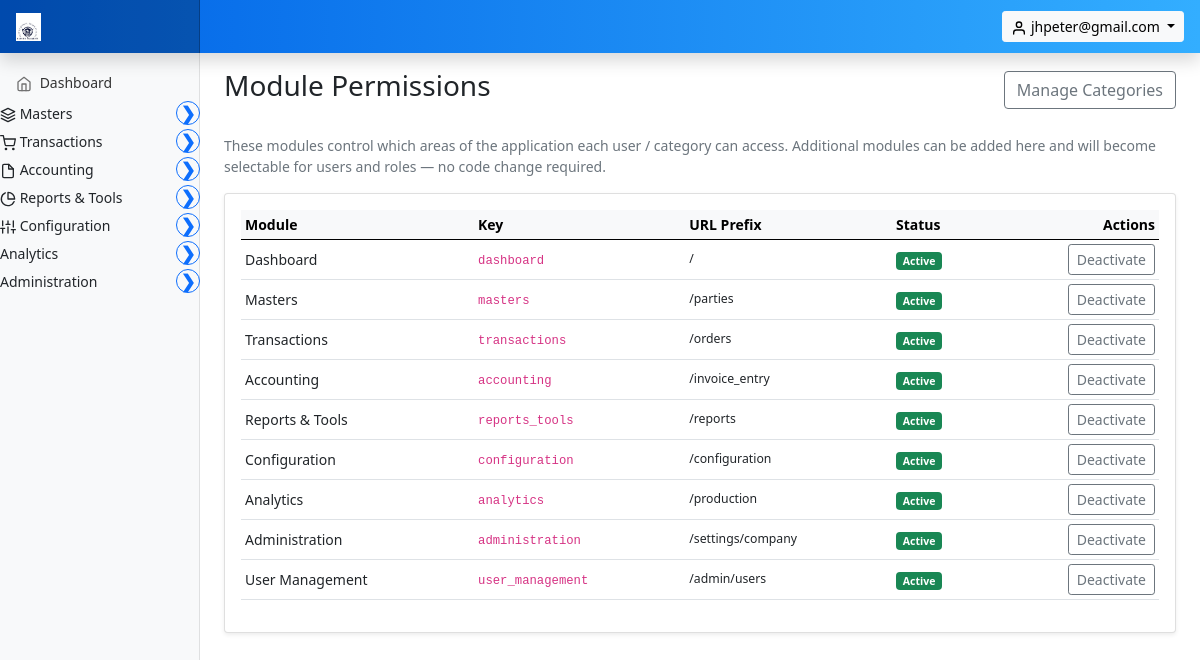
Screenshot of /invoice/admin/modules (signed in) with the database file from the repository.
### marania_invoice_app/models.py (models this page shows, shortened)
class ApplicationModule(models.Model):
    key = models.CharField(
        max_length=100, unique=True,
        help_text="Unique identifier, e.g. 'transaction_orders'.",
    )
    label = models.CharField(max_length=100, help_text="Human-readable name, e.g. 'Orders'.")
    url_prefix = models.CharField(
        max_length=200, blank=True, null=True,
        help_text="URL prefix (e.g. '/orders') that gates access to this module.",
    )
    icon_name = models.CharField(max_length=50, blank=True, null=True, help_text="Feather icon name.")
    sort_order = models.PositiveIntegerField(default=0)
    is_active = models.BooleanField(default=True)
    created_at = models.DateTimeField(auto_now_add=True)
    updated_at = models.DateTimeField(auto_now=True)
    class Meta:
        ordering = ["sort_order", "label"]

### marania_invoice_app/auth_views.py (the view)
    @login_required
    def _wrapped(request, *args, **kwargs):
        if not _admin_required(request.user):
            return HttpResponseForbidden(
                "You do not have permission to access this area."
            )
        return view_func(request, *args, **kwargs)

### marania_invoice_app/auth_views.py (called while the page is built, shortened)
def _admin_required(user):
    if not user.is_authenticated:
        return False
    if user.is_superuser or user.is_staff:
        return True
    profile = getattr(user, "user_profile", None)
    if profile is None:
        return False
    return "user_management" in profile.permitted_module_keys()

def _require_admin(view_func):
    @login_required
    def _wrapped(request, *args, **kwargs):
        if not _admin_required(request.user):
            return HttpResponseForbidden(
                "You do not have permission to access this area."
            )
        return view_func(request, *args, **kwargs)
    return _wrapped

@_require_admin
def admin_modules(request):
    modules = ApplicationModule.objects.all().order_by("sort_order", "label")
    return render(request, "marania_invoice_app/admin_modules.html", {"modules": modules})

### marania_invoice_app/context_processors.py (called while the page is built, shortened)
def _is_user_manager(user):
    if not user.is_authenticated:
        return False
    if user.is_superuser or user.is_staff:
        return True
    profile = getattr(user, "user_profile", None)
    if profile is None:
        return False
    return "user_management" in profile.permitted_module_keys()

def _permitted_module_keys(user):
    if not user.is_authenticated:
        return set()
    if user.is_superuser:
        from .modules import MODULE
        return set(MODULE.values())

def base_context(request):
    from django.conf import settings
    company, _ = CompanySettings.objects.get_or_create(id=1)
    user = request.user
    permitted_keys = _permitted_module_keys(user)
    if user.is_authenticated:
        try:
            request.session["permitted_module_keys"] = sorted(permitted_keys)
        except Exception:
            pass
    is_superuser = user.is_authenticated and user.is_superuser
    is_user_manager = _is_user_manager(user)
    return {
        "config": company,  # exposes company_title, logo, etc.
        "app_settings": company,
        "company": company,
        "is_superuser": is_superuser,
        "is_user_manager": is_user_manager,
        "permitted_module_keys": permitted_keys,
        "DEFAULT_LOGO_URL": "/static/images/marania_eagle_logo.png",
    }

### templates/marania_invoice_app/admin_modules.html (shortened to what this page needs)
{% extends 'partials/base.html' %}
{% load static %}
{% block main %}
<main class="col-md-9 ms-sm-auto col-lg-10 px-md-4">
    <div class="d-flex justify-content-between flex-wrap flex-md-nowrap align-items-center pt-3 pb-2 mb-3">
        <h1 class="h3">Module Permissions</h1>
        <a href="{% url 'admin_category_new' %}" class="btn btn-outline-secondary">Manage Categories</a>
    </div>
    <p class="text-muted">These modules control which areas of the application each user / category can access. Additional modules can be added here and will become selectable for users and roles — no code change required.</p>
    <div class="card shadow-sm">
        <div class="card-body">
            <div class="table-responsive">
                <table class="table table-hover table-sm align-middle">
                    <thead class="table-light">
                        <tr>
                            <th>Module</th>
                            <th>Key</th>
                            <th>URL Prefix</th>
                            <th>Status</th>
                            <th class="text-end">Actions</th>
                        </tr>
                    </thead>
                    <tbody>
                        {% for m in modules %}
                        <tr>
                            <td class="fw-semibold">{{ m.label }}</td>
                            <td><code>{{ m.key }}</code></td>
                            <td class="small">{{ m.url_prefix|default:"—" }}</td>
                            <td>
                                {% if m.is_active %}
                                    <span class="badge bg-success">Active</span>
                                {% else %}
                                    <span class="badge bg-secondary">Inactive</span>
                                {% endif %}
                            </td>
                            <td class="text-end">
                                <form method="post" action="" class="d-inline" onsubmit="return confirm('Toggle module {{ m.label }}?');">
                                    <button class="btn btn-sm btn-outline-secondary">{% if m.is_active %}Deactivate{% else %}Activate{% endif %}</button>
                                </form>
                            </td>
                        </tr>
                        {% empty %}
                        <tr><td colspan="5" class="text-center text-muted py-4">No modules registered. Run the seed data to populate the default modules.</td></tr>
                        {% endfor %}
                    </tbody>
                </table>
            </div>
        </div>
    </div>
</main>
{% endblock %}

### templates/partials/base.html (shortened to what this page needs)
{% load static %}
<!doctype html>
<html lang="en">
  <head>
    <link href="{% static 'assets/css/bootstrap.min.css' %}" rel="stylesheet">
    <link href="{% static 'assets/css/dashboard.css' %}" rel="stylesheet">
  </head>
  <body>
<header class="navbar navbar-dark sticky-top"
style="background: linear-gradient(90deg, #0062E6, #33AEFF); flex-wrap: nowrap; padding: 0; box-shadow: 0 0.5rem 1rem rgba(0,0,0,.15);">
  <a class="navbar-brand col-md-3 col-lg-2 me-0 px-3" href="#">
    <img src="{{ config.display_logo_url }}" alt="logo" height="28" class="me-2 d-inline-block align-text-top"
         onerror="this.style.display='none';">
  </a>
  <div class="ms-auto me-3 d-flex align-items-center">
    {% if user.is_authenticated %}
    <div class="dropdown">
      <button class="btn btn-light btn-sm dropdown-toggle" type="button" data-bs-toggle="dropdown" aria-expanded="false">
        <span data-feather="user"></span> {{ user.username }}
      </button>
    </div>
    {% endif %}
  </div>
</header>
<div class="container-fluid">
  <div class="row">
    <nav id="sidebarMenu" class="col-md-3 col-lg-2 d-md-block bg-light sidebar collapse">
      <div class="position-sticky pt-3">
        <ul class="nav flex-column">
          <li class="nav-item">
            <a class="nav-link" href="{% url 'dashboard' %}">
              <span data-feather="home"></span>
              Dashboard
            </a>
          </li>
          {% if 'masters' in permitted_module_keys or is_superuser %}
          <li class="nav-item">
            <div class="d-flex justify-content-between align-items-center mb-1 parent-menu">
              <span>
                <span data-feather="layers"></span>
                Masters
              </span>
              <button class="collapse-btn btn btn-outline-primary btn-sm rounded-circle"
                      type="button"
                      data-bs-toggle="collapse"
                      data-bs-target="#MastersSubmenu"
                      aria-expanded="false"
                      aria-controls="MastersSubmenu">
                <span class="collapse-icon">&#10095;</span>
              </button>
            </div>
          </li>
          {% endif %}
          {% if 'transactions' in permitted_module_keys or is_superuser %}
          <li class="nav-item">
            <div class="d-flex justify-content-between align-items-center mb-1 parent-menu">
              <span>
                <span data-feather="shopping-cart"></span>
                Transactions
              </span>
              <button class="collapse-btn btn btn-outline-primary btn-sm rounded-circle"
                      type="button"
                      data-bs-toggle="collapse"
                      data-bs-target="#TransactionsSubmenu"
                      aria-expanded="false"
                      aria-controls="TransactionsSubmenu">
                <span class="collapse-icon">&#10095;</span>
              </button>
            </div>
          </li>
          {% endif %}
          {% if 'accounting' in permitted_module_keys or is_superuser %}
          <li class="nav-item">
            <div class="d-flex justify-content-between align-items-center mb-1 parent-menu">
              <span>
                <span data-feather="file"></span>
                Accounting
              </span>
              <button class="collapse-btn btn btn-outline-primary btn-sm rounded-circle"
                      type="button"
                      data-bs-toggle="collapse"
                      data-bs-target="#AccountingSubmenu"
                      aria-expanded="false"
                      aria-controls="AccountingSubmenu">
                <span class="collapse-icon">&#10095;</span>
              </button>
            </div>
          </li>
          {% endif %}
          {% if 'reports_tools' in permitted_module_keys or is_superuser %}
          <li class="nav-item">
            <div class="d-flex justify-content-between align-items-center mb-1 parent-menu">
              <span>
                <span data-feather="pie-chart"></span>
                Reports & Tools
              </span>
              <button class="collapse-btn btn btn-outline-primary btn-sm rounded-circle"
                      type="button"
                      data-bs-toggle="collapse"
                      data-bs-target="#ReportsSubmenu"
                      aria-expanded="false"
                      aria-controls="ReportsSubmenu">
                <span class="collapse-icon">&#10095;</span>
              </button>
            </div>
          </li>
          {% endif %}
          {% if 'configuration' in permitted_module_keys or is_superuser %}
          <li class="nav-item">
            <div class="d-flex justify-content-between align-items-center mb-1 parent-menu">
              <span>
                <span data-feather="sliders"></span>
                Configuration
              </span>
              <button class="collapse-btn btn btn-outline-primary btn-sm rounded-circle"
                      type="button"
                      data-bs-toggle="collapse"
                      data-bs-target="#ConfigurationSubmenu"
                      aria-expanded="false"
                      aria-controls="ConfigurationSubmenu">
                <span class="collapse-icon">&#10095;</span>
              </button>
            </div>
          </li>
          {% endif %}
          {% if 'analytics' in permitted_module_keys or is_superuser %}
          <li class="nav-item">
            <div class="d-flex justify-content-between align-items-center mb-1 parent-menu">
              <span>
                Analytics
              </span>
              <button class="collapse-btn btn btn-outline-primary btn-sm rounded-circle"
                      type="button"
                      data-bs-toggle="collapse"
                      data-bs-target="#AnalyticsSubmenu"
                      aria-expanded="false"
                      aria-controls="AnalyticsSubmenu">
                <span class="collapse-icon">&#10095;</span>
              </button>
            </div>
          </li>
          {% endif %}
          {% if 'administration' in permitted_module_keys or 'user_management' in permitted_module_keys or is_superuser %}
          <li class="nav-item">
            <div class="d-flex justify-content-between align-items-center mb-1 parent-menu">
              <span>
                Administration
              </span>
              <button class="collapse-btn btn btn-outline-primary btn-sm rounded-circle"
                      type="button"
                      data-bs-toggle="collapse"
                      data-bs-target="#AdminSubmenu"
                      aria-expanded="false"
                      aria-controls="AdminSubmenu">
                <span class="collapse-icon">&#10095;</span>
              </button>
            </div>
          </li>
          {% endif %}
        </ul>
      </div>
    </nav>
  {% block main %}
  {% endblock %}
  </div>
</div>
  </body>
</html>

### static/assets/css/dashboard.css (style rules this page uses)
body { font-size: .875rem; }
.feather { width: 16px; height: 16px; vertical-align: text-bottom; }
.sidebar { position: fixed; top: 0; bottom: 0; left: 0; z-index: 100; padding: 48px 0 0; box-shadow: inset -1px 0 0 rgba(0, 0, 0, .1); }
.sidebar .nav-link { font-weight: 500; color: #333; }
.sidebar .nav-link .feather { margin-right: 4px; color: #727272; }
.navbar-brand { padding-top: .75rem; padding-bottom: .75rem; font-size: 1rem; background-color: rgba(0, 0, 0, .25); box-shadow: inset -1px 0 0 rgba(0, 0, 0, .25); }

### templates/partials/base.html (style rules this page uses)
.collapse-icon { transition: transform 0.3s ease; display: inline-block; font-size: 18px; font-weight: bold; line-height: 1; }
.collapse-btn { width: 24px; height: 24px; display: flex; align-items: center; justify-content: center; padding: 0; font-size: 16px; font-weight: bold; transition: all 0.3s ease; }

### rows the page displays
ApplicationModule: label "Dashboard", key "dashboard", url_prefix "/", is_active "Active"
ApplicationModule: label "Masters", key "masters", url_prefix "/parties", is_active "Active"
ApplicationModule: label "Transactions", key "transactions", url_prefix "/orders", is_active "Active"
ApplicationModule: label "Accounting", key "accounting", url_prefix "/invoice_entry", is_active "Active"
ApplicationModule: label "Reports & Tools", key "reports_tools", url_prefix "/reports", is_active "Active"
ApplicationModule: label "Configuration", key "configuration", url_prefix "/configuration", is_active "Active"
ApplicationModule: label "Analytics", key "analytics", url_prefix "/production", is_active "Active"
ApplicationModule: label "Administration", key "administration", url_prefix "/settings/company", is_active "Active"
ApplicationModule: label "User Management", key "user_management", url_prefix "/admin/users", is_active "Active"

### other values shown
{{ user.username }} "jhpeter@gmail.com"
